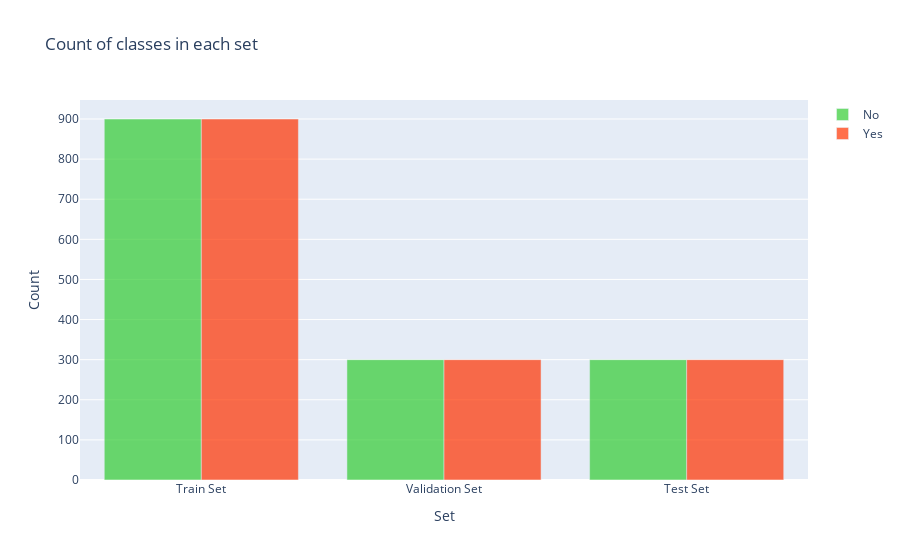

Notebook source saved alongside this figure:
### Code cell
y = dict()
y[0] = []
y[1] = []
for set_name in (y_train, y_val, y_test):
    y[0].append(np.sum(set_name == 0))
    y[1].append(np.sum(set_name == 1))

trace0 = go.Bar(
    x=['Train Set', 'Validation Set', 'Test Set'],
    y=y[0],
    name='No',
    marker=dict(color='#33cc33'),
    opacity=0.7
)
trace1 = go.Bar(
    x=['Train Set', 'Validation Set', 'Test Set'],
    y=y[1],
    name='Yes',
    marker=dict(color='#ff3300'),
    opacity=0.7
)
data = [trace0, trace1]
layout = go.Layout(
    title='Count of classes in each set',
    xaxis={'title': 'Set'},
    yaxis={'title': 'Count'}
)
fig = go.Figure(data, layout)
iplot(fig)

### Figure 1 — Plotly figure (JSON) as saved in the notebook; plotly's stock layout.template omitted (floating-point values rounded to 4 significant figures)
{"data": [{"opacity": 0.7, "name": "No", "y": [900, 300, 300], "marker": {"color": "#33cc33"}, "x": ["Train Set", "Validation Set", "Test Set"], "type": "bar"}, {"opacity": 0.7, "name": "Yes", "y": [900, 300, 300], "marker": {"color": "#ff3300"}, "x": ["Train Set", "Validation Set", "Test Set"], "type": "bar"}], "layout": {"yaxis": {"title": {"text": "Count"}}, "xaxis": {"title": {"text": "Set"}}, "title": {"text": "Count of classes in each set"}}}
